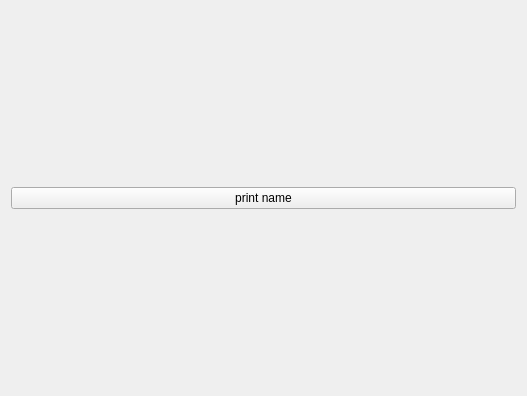
<?xml version="1.0" encoding="UTF-8"?>
<ui version="4.0">
 <class>tesla_q3</class>
 <widget class="QWidget" name="tesla_q3">
  <property name="geometry">
   <rect>
    <x>0</x>
    <y>0</y>
    <width>527</width>
    <height>396</height>
   </rect>
  </property>
  <property name="windowTitle">
   <string>tesla_q3</string>
  </property>
  <layout class="QVBoxLayout" name="verticalLayout">
   <item>
    <layout class="QHBoxLayout" name="horizontalLayout">
     <item>
      <widget class="QPushButton" name="pushButton">
       <property name="text">
        <string>print name</string>
       </property>
      </widget>
     </item>
    </layout>
   </item>
  </layout>
 </widget>
 <layoutdefault spacing="6" margin="11"/>
 <resources/>
 <connections/>
</ui>
